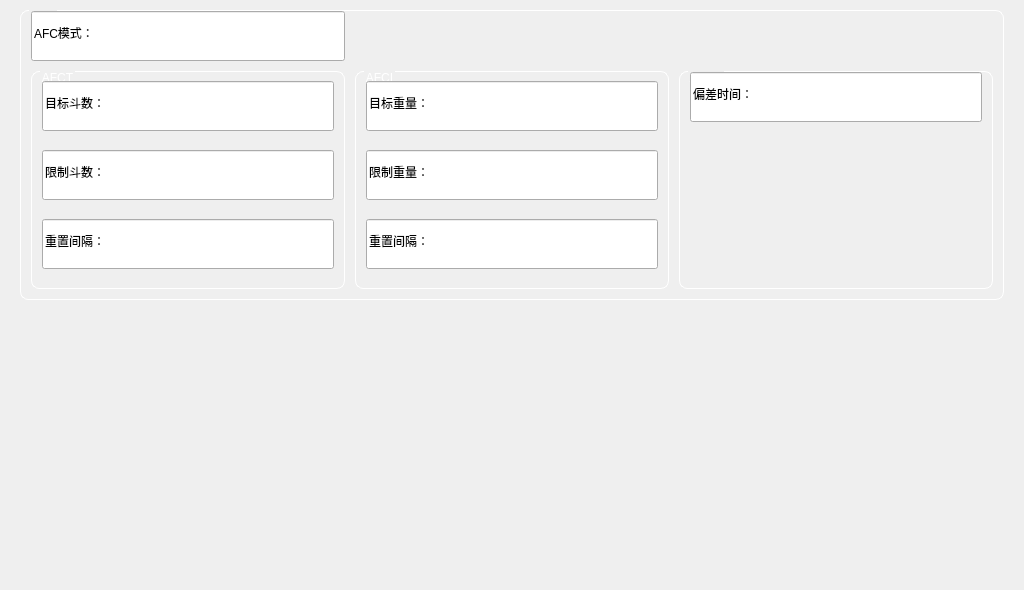
<?xml version="1.0" encoding="UTF-8"?>
<ui version="4.0">
 <class>FormMenuPSetOther</class>
 <widget class="QWidget" name="FormMenuPSetOther">
  <property name="geometry">
   <rect>
    <x>0</x>
    <y>0</y>
    <width>1024</width>
    <height>590</height>
   </rect>
  </property>
  <property name="windowTitle">
   <string>FormMenuPSetOther</string>
  </property>
  <property name="styleSheet">
   <string notr="true">QGroupBox {
color: white;
border: 1px solid white;
border-radius:8px;
margin-top: 0.5em;
padding-top: 0.6em;
}
QGroupBox::title {
subcontrol-origin: margin;
left: 9px;
}</string>
  </property>
  <widget class="QWidget" name="widget" native="true">
   <property name="geometry">
    <rect>
     <x>20</x>
     <y>10</y>
     <width>984</width>
     <height>580</height>
    </rect>
   </property>
   <layout class="QVBoxLayout" name="verticalLayout_4">
    <property name="spacing">
     <number>10</number>
    </property>
    <property name="leftMargin">
     <number>0</number>
    </property>
    <property name="topMargin">
     <number>0</number>
    </property>
    <property name="rightMargin">
     <number>0</number>
    </property>
    <property name="bottomMargin">
     <number>0</number>
    </property>
    <item>
     <widget class="QGroupBox" name="groupBox_2">
      <property name="title">
       <string>AFC</string>
      </property>
      <layout class="QGridLayout" name="gridLayout_2">
       <property name="leftMargin">
        <number>10</number>
       </property>
       <property name="topMargin">
        <number>0</number>
       </property>
       <property name="rightMargin">
        <number>10</number>
       </property>
       <property name="bottomMargin">
        <number>10</number>
       </property>
       <property name="spacing">
        <number>10</number>
       </property>
       <item row="1" column="0">
        <widget class="QGroupBox" name="groupBox_3">
         <property name="title">
          <string>AFCT</string>
         </property>
         <layout class="QVBoxLayout" name="verticalLayout">
          <property name="spacing">
           <number>10</number>
          </property>
          <property name="leftMargin">
           <number>10</number>
          </property>
          <property name="topMargin">
           <number>0</number>
          </property>
          <property name="rightMargin">
           <number>10</number>
          </property>
          <property name="bottomMargin">
           <number>10</number>
          </property>
          <item>
           <widget class="QImageLineEdit" name="val_afct_1">
            <property name="minimumSize">
             <size>
              <width>0</width>
              <height>50</height>
             </size>
            </property>
            <property name="whatsThis">
             <string>目标斗数：?</string>
            </property>
            <property name="text">
             <string>目标斗数：</string>
            </property>
           </widget>
          </item>
          <item>
           <widget class="QImageLineEdit" name="val_afct_2">
            <property name="minimumSize">
             <size>
              <width>0</width>
              <height>50</height>
             </size>
            </property>
            <property name="whatsThis">
             <string>限制斗数：?</string>
            </property>
            <property name="text">
             <string>限制斗数：</string>
            </property>
           </widget>
          </item>
          <item>
           <widget class="QImageLineEdit" name="val_afct_3">
            <property name="minimumSize">
             <size>
              <width>0</width>
              <height>50</height>
             </size>
            </property>
            <property name="whatsThis">
             <string>重置间隔：?</string>
            </property>
            <property name="text">
             <string>重置间隔：</string>
            </property>
           </widget>
          </item>
         </layout>
        </widget>
       </item>
       <item row="1" column="1">
        <widget class="QGroupBox" name="groupBox_4">
         <property name="title">
          <string>AFCI</string>
         </property>
         <layout class="QVBoxLayout" name="verticalLayout_2">
          <property name="spacing">
           <number>10</number>
          </property>
          <property name="leftMargin">
           <number>10</number>
          </property>
          <property name="topMargin">
           <number>0</number>
          </property>
          <property name="rightMargin">
           <number>10</number>
          </property>
          <property name="bottomMargin">
           <number>10</number>
          </property>
          <item>
           <widget class="QImageLineEdit" name="val_afci_1">
            <property name="minimumSize">
             <size>
              <width>0</width>
              <height>50</height>
             </size>
            </property>
            <property name="whatsThis">
             <string>目标重量：?</string>
            </property>
            <property name="text">
             <string>目标重量：</string>
            </property>
           </widget>
          </item>
          <item>
           <widget class="QImageLineEdit" name="val_afci_2">
            <property name="minimumSize">
             <size>
              <width>0</width>
              <height>50</height>
             </size>
            </property>
            <property name="whatsThis">
             <string>限制重量：?</string>
            </property>
            <property name="text">
             <string>限制重量：</string>
            </property>
           </widget>
          </item>
          <item>
           <widget class="QImageLineEdit" name="val_afci_3">
            <property name="minimumSize">
             <size>
              <width>0</width>
              <height>50</height>
             </size>
            </property>
            <property name="whatsThis">
             <string>重置间隔：?</string>
            </property>
            <property name="text">
             <string>重置间隔：</string>
            </property>
           </widget>
          </item>
         </layout>
        </widget>
       </item>
       <item row="1" column="2">
        <widget class="QGroupBox" name="groupBox_5">
         <property name="title">
          <string>AFCR</string>
         </property>
         <layout class="QVBoxLayout" name="verticalLayout_3">
          <property name="spacing">
           <number>10</number>
          </property>
          <property name="leftMargin">
           <number>10</number>
          </property>
          <property name="topMargin">
           <number>0</number>
          </property>
          <property name="rightMargin">
           <number>10</number>
          </property>
          <property name="bottomMargin">
           <number>10</number>
          </property>
          <item>
           <widget class="QImageLineEdit" name="val_afcr_1">
            <property name="minimumSize">
             <size>
              <width>0</width>
              <height>50</height>
             </size>
            </property>
            <property name="whatsThis">
             <string>偏差时间：?</string>
            </property>
            <property name="text">
             <string>偏差时间：</string>
            </property>
           </widget>
          </item>
          <item>
           <spacer name="verticalSpacer">
            <property name="orientation">
             <enum>Qt::Vertical</enum>
            </property>
            <property name="sizeHint" stdset="0">
             <size>
              <width>20</width>
              <height>40</height>
             </size>
            </property>
           </spacer>
          </item>
         </layout>
        </widget>
       </item>
       <item row="0" column="0">
        <widget class="QImageLineEdit" name="val_afc">
         <property name="minimumSize">
          <size>
           <width>0</width>
           <height>50</height>
          </size>
         </property>
         <property name="whatsThis">
          <string>AFC模式：?</string>
         </property>
         <property name="text">
          <string>AFC模式：</string>
         </property>
        </widget>
       </item>
      </layout>
     </widget>
    </item>
    <item>
     <spacer name="verticalSpacer_2">
      <property name="orientation">
       <enum>Qt::Vertical</enum>
      </property>
      <property name="sizeHint" stdset="0">
       <size>
        <width>20</width>
        <height>40</height>
       </size>
      </property>
     </spacer>
    </item>
   </layout>
  </widget>
 </widget>
 <customwidgets>
  <customwidget>
   <class>QImageLineEdit</class>
   <extends>QLineEdit</extends>
   <header>MWidget.h</header>
  </customwidget>
 </customwidgets>
 <resources/>
 <connections/>
</ui>
